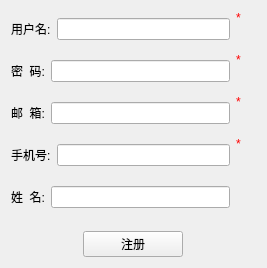
<?xml version="1.0" encoding="UTF-8"?>
<ui version="4.0">
 <class>registWidget</class>
 <widget class="QWidget" name="registWidget">
  <property name="geometry">
   <rect>
    <x>0</x>
    <y>0</y>
    <width>267</width>
    <height>268</height>
   </rect>
  </property>
  <property name="minimumSize">
   <size>
    <width>267</width>
    <height>268</height>
   </size>
  </property>
  <property name="maximumSize">
   <size>
    <width>267</width>
    <height>268</height>
   </size>
  </property>
  <property name="windowTitle">
   <string>注册</string>
  </property>
  <layout class="QVBoxLayout" name="verticalLayout">
   <item>
    <layout class="QHBoxLayout" name="horizontalLayout_2">
     <item>
      <widget class="QLabel" name="label_name">
       <property name="text">
        <string>用户名:</string>
       </property>
      </widget>
     </item>
     <item>
      <widget class="QLineEdit" name="lineEdit_account"/>
     </item>
     <item>
      <widget class="QLabel" name="label_name_state">
       <property name="minimumSize">
        <size>
         <width>20</width>
         <height>20</height>
        </size>
       </property>
       <property name="styleSheet">
        <string notr="true">color: rgb(255, 0, 0);</string>
       </property>
       <property name="text">
        <string>*</string>
       </property>
       <property name="alignment">
        <set>Qt::AlignLeading|Qt::AlignLeft|Qt::AlignTop</set>
       </property>
      </widget>
     </item>
    </layout>
   </item>
   <item>
    <layout class="QHBoxLayout" name="horizontalLayout_3">
     <item>
      <widget class="QLabel" name="label_pass">
       <property name="text">
        <string>密  码:</string>
       </property>
      </widget>
     </item>
     <item>
      <widget class="QLineEdit" name="lineEdit_password"/>
     </item>
     <item>
      <widget class="QLabel" name="label_pass_state">
       <property name="minimumSize">
        <size>
         <width>20</width>
         <height>20</height>
        </size>
       </property>
       <property name="styleSheet">
        <string notr="true">color: rgb(255, 0, 0);</string>
       </property>
       <property name="text">
        <string>*</string>
       </property>
       <property name="alignment">
        <set>Qt::AlignLeading|Qt::AlignLeft|Qt::AlignTop</set>
       </property>
      </widget>
     </item>
    </layout>
   </item>
   <item>
    <layout class="QHBoxLayout" name="horizontalLayout_4">
     <item>
      <widget class="QLabel" name="label_email">
       <property name="text">
        <string>邮  箱:</string>
       </property>
      </widget>
     </item>
     <item>
      <widget class="QLineEdit" name="lineEdit_email"/>
     </item>
     <item>
      <widget class="QLabel" name="label__email_state">
       <property name="minimumSize">
        <size>
         <width>20</width>
         <height>20</height>
        </size>
       </property>
       <property name="styleSheet">
        <string notr="true">color: rgb(255, 0, 0);</string>
       </property>
       <property name="text">
        <string>*</string>
       </property>
       <property name="alignment">
        <set>Qt::AlignLeading|Qt::AlignLeft|Qt::AlignTop</set>
       </property>
      </widget>
     </item>
    </layout>
   </item>
   <item>
    <layout class="QHBoxLayout" name="horizontalLayout_5">
     <item>
      <widget class="QLabel" name="label_phone">
       <property name="text">
        <string>手机号:</string>
       </property>
      </widget>
     </item>
     <item>
      <widget class="QLineEdit" name="lineEdit_phone"/>
     </item>
     <item>
      <widget class="QLabel" name="label_phone_state">
       <property name="minimumSize">
        <size>
         <width>20</width>
         <height>20</height>
        </size>
       </property>
       <property name="styleSheet">
        <string notr="true">color: rgb(255, 0, 0);</string>
       </property>
       <property name="text">
        <string>*</string>
       </property>
       <property name="alignment">
        <set>Qt::AlignLeading|Qt::AlignLeft|Qt::AlignTop</set>
       </property>
      </widget>
     </item>
    </layout>
   </item>
   <item>
    <layout class="QHBoxLayout" name="horizontalLayout_6">
     <item>
      <widget class="QLabel" name="label_nickname">
       <property name="text">
        <string>姓  名:</string>
       </property>
      </widget>
     </item>
     <item>
      <widget class="QLineEdit" name="lineEdit_nickname">
       <property name="maximumSize">
        <size>
         <width>16777215</width>
         <height>16777215</height>
        </size>
       </property>
      </widget>
     </item>
     <item>
      <widget class="QLabel" name="label_phone_state_2">
       <property name="minimumSize">
        <size>
         <width>20</width>
         <height>20</height>
        </size>
       </property>
       <property name="styleSheet">
        <string notr="true">color: rgb(255, 0, 0);</string>
       </property>
       <property name="text">
        <string/>
       </property>
       <property name="alignment">
        <set>Qt::AlignLeading|Qt::AlignLeft|Qt::AlignTop</set>
       </property>
      </widget>
     </item>
    </layout>
   </item>
   <item>
    <spacer name="verticalSpacer">
     <property name="orientation">
      <enum>Qt::Vertical</enum>
     </property>
     <property name="sizeType">
      <enum>QSizePolicy::Fixed</enum>
     </property>
     <property name="sizeHint" stdset="0">
      <size>
       <width>20</width>
       <height>10</height>
      </size>
     </property>
    </spacer>
   </item>
   <item>
    <layout class="QHBoxLayout" name="horizontalLayout">
     <item>
      <widget class="QPushButton" name="pushButton_sub">
       <property name="maximumSize">
        <size>
         <width>100</width>
         <height>16777215</height>
        </size>
       </property>
       <property name="text">
        <string>注册</string>
       </property>
      </widget>
     </item>
    </layout>
   </item>
  </layout>
 </widget>
 <resources/>
 <connections/>
</ui>
